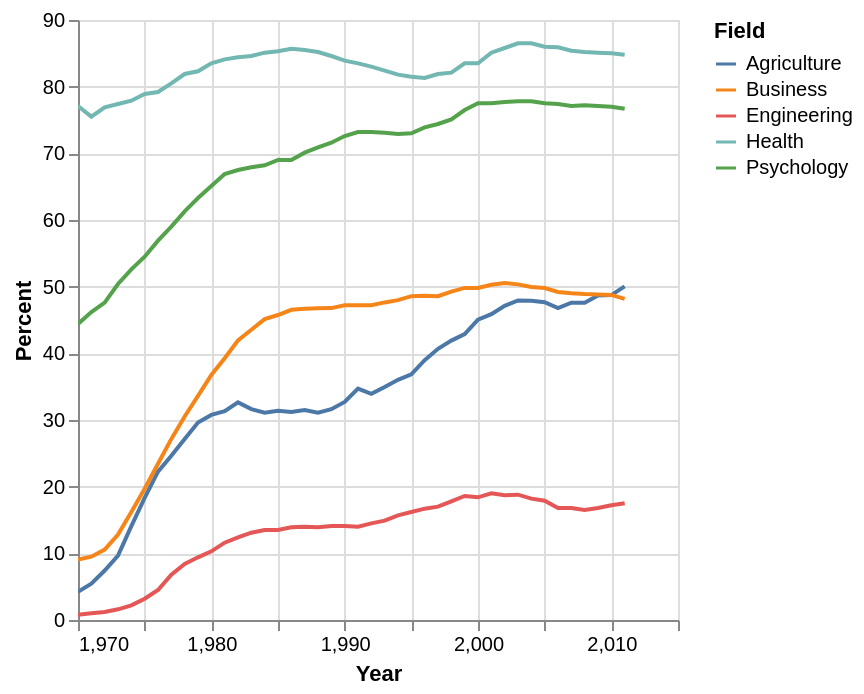

Write notebook code for a chart like this one.
### Code cell
df_tall.plot.line(
    x = 'Year:Q', 
    y = 'Percent:Q', 
    color = 'Field:N'
)

### Figure 1 — Vega-Lite specification as saved in the notebook (floating-point values rounded to 4 significant figures; data arrays with more than 128 entries replaced by an {"elided": "..."} marker saying what was removed)
{"config": {"view": {"continuousWidth": 300, "continuousHeight": 300}}, "data": {"name": "data-7bd34bc17e6719b4e12365c5b18fa641"}, "mark": {"type": "line", "tooltip": true}, "encoding": {"color": {"field": "Field", "type": "nominal"}, "x": {"field": "Year", "type": "quantitative"}, "y": {"field": "Percent", "type": "quantitative"}}, "params": [{"name": "param_10", "select": {"type": "interval", "encodings": ["x", "y"]}, "bind": "scales"}], "$schema": "https://vega.github.io/schema/vega-lite/v5.20.1.json", "datasets": {"data-7bd34bc17e6719b4e12365c5b18fa641": {"elided": "210 records"}}}
